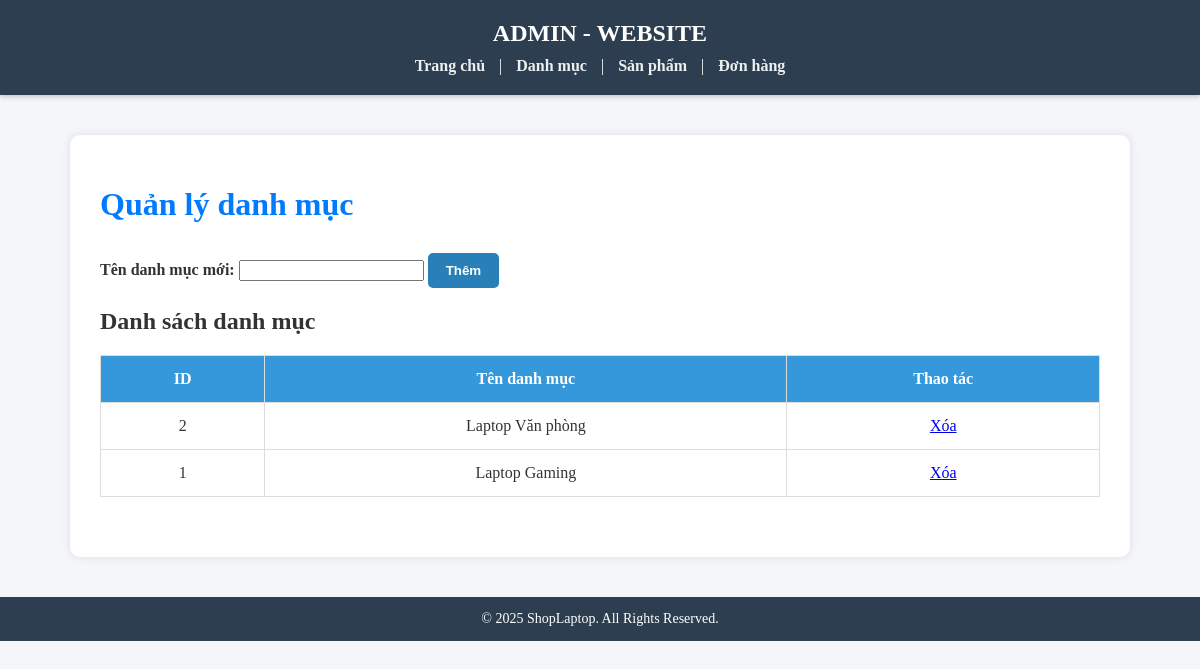
Page /pages/admin/manage_categories.php on the earlier database version.
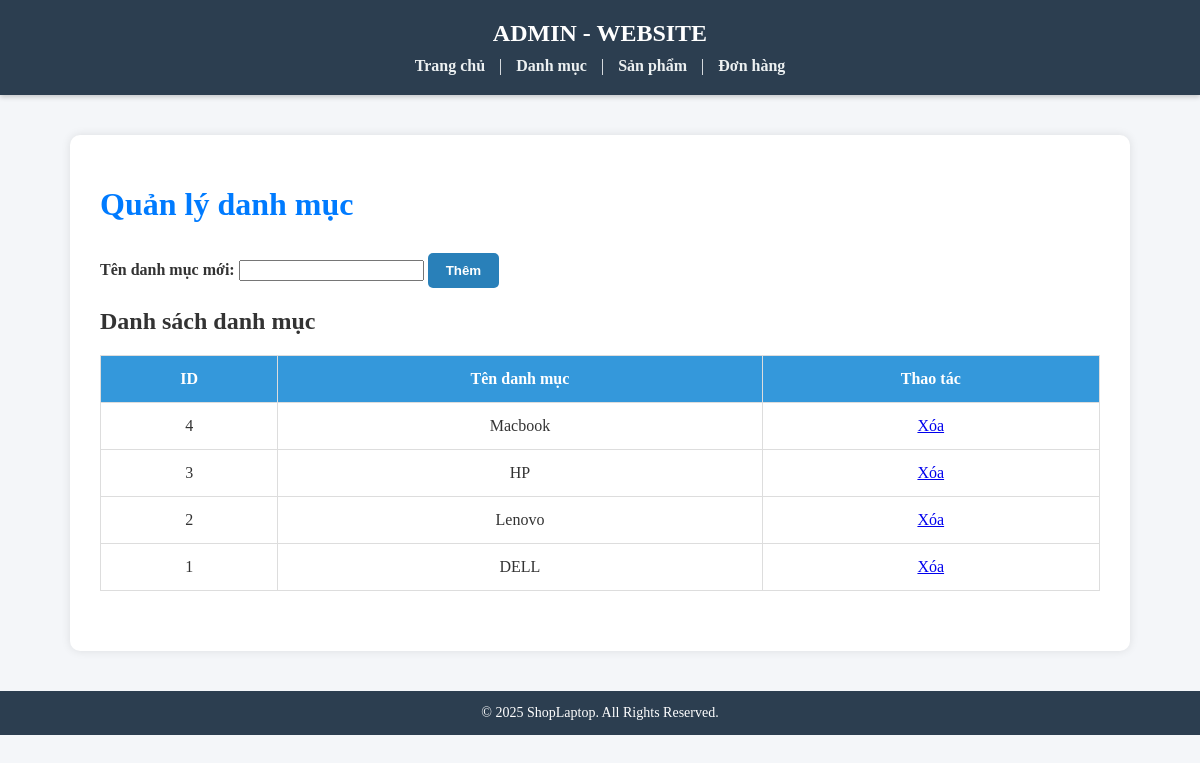
Same page on the later database version.
### tables this page shows
CREATE TABLE categories (
    id INT AUTO_INCREMENT PRIMARY KEY,
    name VARCHAR(255) NOT NULL,
    description TEXT,
    created_at TIMESTAMP DEFAULT CURRENT_TIMESTAMP
);

### pages/admin/manage_categories.php (the view, shortened to what this page needs)
<?php
include '../../pages/components/admin_header.php';
global $conn;
$categories = $conn->query("SELECT * FROM categories ORDER BY id DESC");
?>
<div class="admin-container">
    <h1>Quản lý danh mục</h1>
    <form class="form-section" method="POST">
        <label for="category_name">Tên danh mục mới:</label>
        <input type="text" id="category_name" name="category_name" required>
        <button type="submit">Thêm</button>
    </form>
    <h2>Danh sách danh mục</h2>
    <table class="admin-table">
        <thead>
        <tr>
            <th>ID</th>
            <th>Tên danh mục</th>
            <th>Thao tác</th>
        </tr>
        </thead>
        <tbody>
        <?php while ($row = $categories->fetch_assoc()): ?>
            <tr>
                <td><?= $row['id'] ?></td>
                <td><?= htmlspecialchars($row['name']) ?></td>
                <td>
                    <a href="?delete_id=<?= $row['id'] ?>" onclick="return confirm('Bạn có chắc muốn xóa?')">Xóa</a>
                </td>
            </tr>
        <?php endwhile; ?>
        </tbody>
    </table>
</div>
<?php include '../../pages/components/admin_footer.php'; ?>

Differences in the rows shown:
added categories: id "4", name "Macbook"
added categories: id "3", name "HP"
changed categories id 2: name "Laptop Văn phòng" → "Lenovo"
changed categories id 1: name "Laptop Gaming" → "DELL"
